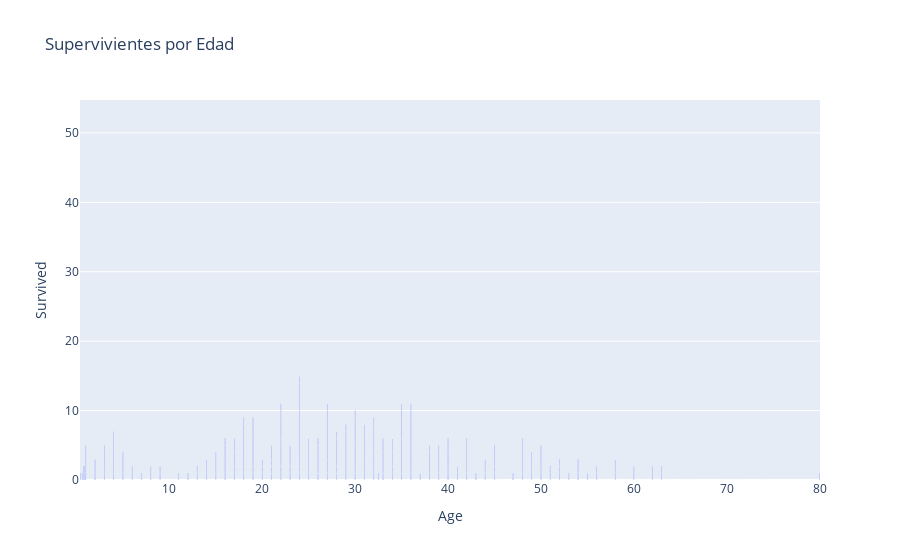

The cell this chart's notebook holds for it:
### Code cell
fig = px.bar(data, y='Survived', x='Age', title="Supervivientes por Edad")   
fig.show()

### Figure 1 — Plotly figure (JSON) as saved in the notebook; plotly's stock layout.template omitted (floating-point values rounded to 4 significant figures; data arrays with more than 128 entries replaced by an {"elided": "..."} marker saying what was removed)
{"data": [{"alignmentgroup": "True", "hovertemplate": "Age=%{x}<br>Survived=%{y}<extra></extra>", "legendgroup": "", "marker": {"color": "#636efa", "pattern": {"shape": ""}}, "name": "", "offsetgroup": "", "orientation": "v", "showlegend": false, "textposition": "auto", "type": "bar", "x": {"elided": "891 float values"}, "xaxis": "x", "y": {"elided": "891 int values"}, "yaxis": "y"}], "layout": {"barmode": "relative", "legend": {"tracegroupgap": 0}, "title": {"text": "Supervivientes por Edad"}, "xaxis": {"anchor": "y", "domain": [0, 1], "title": {"text": "Age"}}, "yaxis": {"anchor": "x", "domain": [0, 1], "title": {"text": "Survived"}}}}
